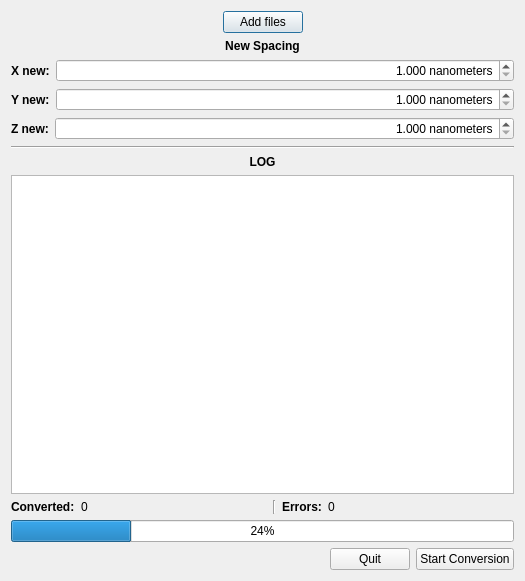
<?xml version="1.0" encoding="UTF-8"?>
<ui version="4.0">
 <class>Dialog</class>
 <widget class="QDialog" name="Dialog">
  <property name="geometry">
   <rect>
    <x>0</x>
    <y>0</y>
    <width>525</width>
    <height>581</height>
   </rect>
  </property>
  <property name="windowTitle">
   <string>Dialog</string>
  </property>
  <layout class="QVBoxLayout" name="verticalLayout">
   <item>
    <layout class="QHBoxLayout" name="horizontalLayout">
     <property name="topMargin">
      <number>0</number>
     </property>
     <item>
      <spacer name="horizontalSpacer">
       <property name="orientation">
        <enum>Qt::Horizontal</enum>
       </property>
       <property name="sizeHint" stdset="0">
        <size>
         <width>40</width>
         <height>20</height>
        </size>
       </property>
      </spacer>
     </item>
     <item>
      <widget class="QPushButton" name="m_addButton">
       <property name="maximumSize">
        <size>
         <width>200</width>
         <height>16777215</height>
        </size>
       </property>
       <property name="text">
        <string>Add files</string>
       </property>
       <property name="default">
        <bool>true</bool>
       </property>
       <property name="flat">
        <bool>false</bool>
       </property>
      </widget>
     </item>
     <item>
      <spacer name="horizontalSpacer_2">
       <property name="orientation">
        <enum>Qt::Horizontal</enum>
       </property>
       <property name="sizeHint" stdset="0">
        <size>
         <width>40</width>
         <height>20</height>
        </size>
       </property>
      </spacer>
     </item>
    </layout>
   </item>
   <item>
    <widget class="QLabel" name="label">
     <property name="font">
      <font>
       <weight>75</weight>
       <bold>true</bold>
      </font>
     </property>
     <property name="text">
      <string>New Spacing</string>
     </property>
     <property name="alignment">
      <set>Qt::AlignCenter</set>
     </property>
    </widget>
   </item>
   <item>
    <layout class="QHBoxLayout" name="horizontalLayout_2" stretch="0,1">
     <item>
      <widget class="QLabel" name="label_2">
       <property name="font">
        <font>
         <weight>75</weight>
         <bold>true</bold>
        </font>
       </property>
       <property name="text">
        <string>X new:</string>
       </property>
      </widget>
     </item>
     <item>
      <widget class="QDoubleSpinBox" name="m_xSpacing">
       <property name="alignment">
        <set>Qt::AlignRight|Qt::AlignTrailing|Qt::AlignVCenter</set>
       </property>
       <property name="suffix">
        <string> nanometers</string>
       </property>
       <property name="decimals">
        <number>3</number>
       </property>
       <property name="minimum">
        <double>1.000000000000000</double>
       </property>
       <property name="maximum">
        <double>99999.990000000005239</double>
       </property>
      </widget>
     </item>
    </layout>
   </item>
   <item>
    <layout class="QHBoxLayout" name="horizontalLayout_3" stretch="0,1">
     <item>
      <widget class="QLabel" name="label_3">
       <property name="font">
        <font>
         <weight>75</weight>
         <bold>true</bold>
        </font>
       </property>
       <property name="text">
        <string>Y new:</string>
       </property>
      </widget>
     </item>
     <item>
      <widget class="QDoubleSpinBox" name="m_ySpacing">
       <property name="alignment">
        <set>Qt::AlignRight|Qt::AlignTrailing|Qt::AlignVCenter</set>
       </property>
       <property name="suffix">
        <string> nanometers</string>
       </property>
       <property name="decimals">
        <number>3</number>
       </property>
       <property name="minimum">
        <double>1.000000000000000</double>
       </property>
       <property name="maximum">
        <double>99999.990000000005239</double>
       </property>
      </widget>
     </item>
    </layout>
   </item>
   <item>
    <layout class="QHBoxLayout" name="horizontalLayout_4" stretch="0,1">
     <property name="topMargin">
      <number>0</number>
     </property>
     <item>
      <widget class="QLabel" name="label_4">
       <property name="font">
        <font>
         <weight>75</weight>
         <bold>true</bold>
        </font>
       </property>
       <property name="text">
        <string>Z new:</string>
       </property>
      </widget>
     </item>
     <item>
      <widget class="QDoubleSpinBox" name="m_zSpacing">
       <property name="alignment">
        <set>Qt::AlignRight|Qt::AlignTrailing|Qt::AlignVCenter</set>
       </property>
       <property name="suffix">
        <string> nanometers</string>
       </property>
       <property name="decimals">
        <number>3</number>
       </property>
       <property name="minimum">
        <double>1.000000000000000</double>
       </property>
       <property name="maximum">
        <double>99999.990000000005239</double>
       </property>
      </widget>
     </item>
    </layout>
   </item>
   <item>
    <widget class="Line" name="line">
     <property name="orientation">
      <enum>Qt::Horizontal</enum>
     </property>
    </widget>
   </item>
   <item>
    <widget class="QLabel" name="label_5">
     <property name="font">
      <font>
       <weight>75</weight>
       <bold>true</bold>
      </font>
     </property>
     <property name="text">
      <string>LOG</string>
     </property>
     <property name="alignment">
      <set>Qt::AlignCenter</set>
     </property>
    </widget>
   </item>
   <item>
    <widget class="QTextEdit" name="m_log"/>
   </item>
   <item>
    <layout class="QHBoxLayout" name="horizontalLayout_6" stretch="0,1,0,0,1">
     <property name="topMargin">
      <number>0</number>
     </property>
     <item>
      <widget class="QLabel" name="label_7">
       <property name="font">
        <font>
         <weight>75</weight>
         <bold>true</bold>
        </font>
       </property>
       <property name="text">
        <string>Converted:</string>
       </property>
      </widget>
     </item>
     <item>
      <widget class="QLabel" name="m_converted">
       <property name="text">
        <string>0</string>
       </property>
      </widget>
     </item>
     <item>
      <widget class="Line" name="line_2">
       <property name="orientation">
        <enum>Qt::Vertical</enum>
       </property>
      </widget>
     </item>
     <item>
      <widget class="QLabel" name="label_8">
       <property name="font">
        <font>
         <weight>75</weight>
         <bold>true</bold>
        </font>
       </property>
       <property name="text">
        <string>Errors:</string>
       </property>
      </widget>
     </item>
     <item>
      <widget class="QLabel" name="m_errors">
       <property name="text">
        <string>0</string>
       </property>
      </widget>
     </item>
    </layout>
   </item>
   <item>
    <widget class="QProgressBar" name="m_progress">
     <property name="value">
      <number>24</number>
     </property>
    </widget>
   </item>
   <item>
    <layout class="QHBoxLayout" name="horizontalLayout_5">
     <property name="topMargin">
      <number>0</number>
     </property>
     <item>
      <spacer name="horizontalSpacer_3">
       <property name="orientation">
        <enum>Qt::Horizontal</enum>
       </property>
       <property name="sizeHint" stdset="0">
        <size>
         <width>40</width>
         <height>20</height>
        </size>
       </property>
      </spacer>
     </item>
     <item>
      <widget class="QPushButton" name="m_quit">
       <property name="text">
        <string>Quit</string>
       </property>
      </widget>
     </item>
     <item>
      <widget class="QPushButton" name="m_start">
       <property name="text">
        <string>Start Conversion</string>
       </property>
      </widget>
     </item>
    </layout>
   </item>
  </layout>
 </widget>
 <resources/>
 <connections/>
</ui>
